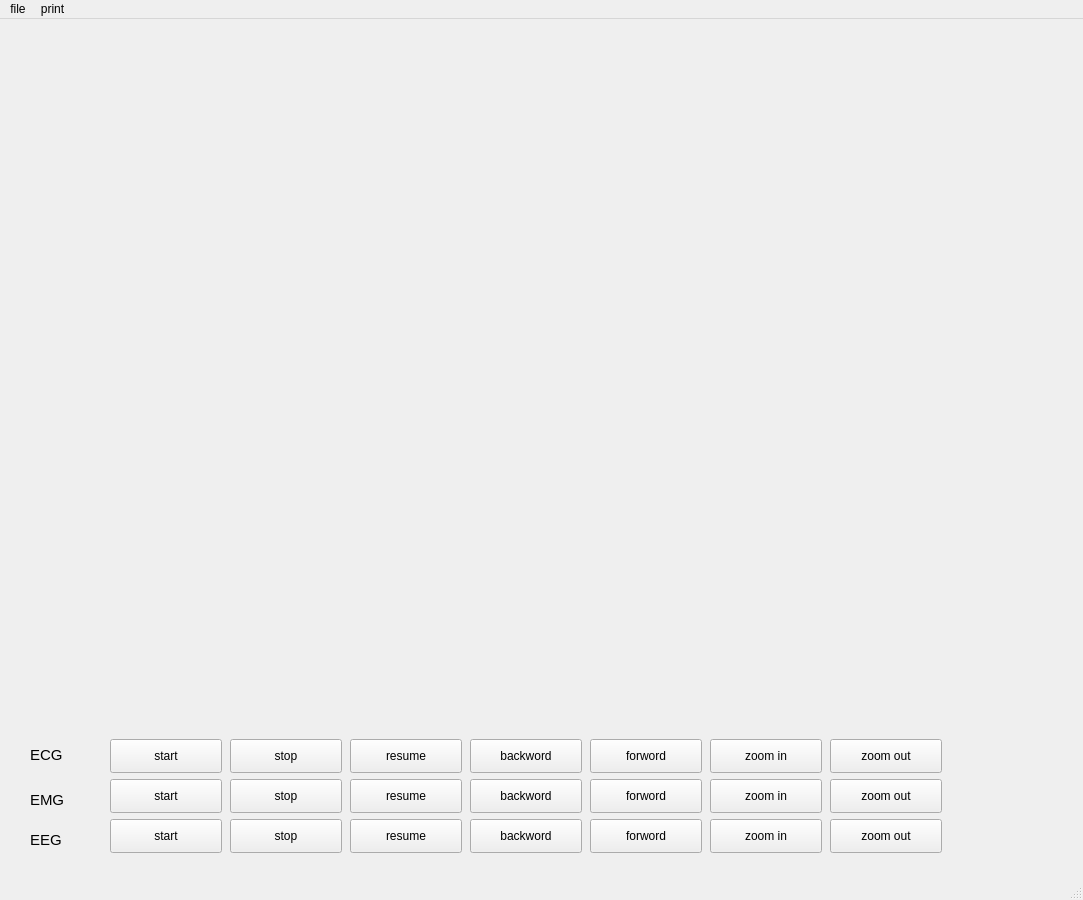
<?xml version="1.0" encoding="UTF-8"?>
<ui version="4.0">
 <class>MainWindow</class>
 <widget class="QMainWindow" name="MainWindow">
  <property name="geometry">
   <rect>
    <x>0</x>
    <y>0</y>
    <width>1083</width>
    <height>900</height>
   </rect>
  </property>
  <property name="windowTitle">
   <string>MainWindow</string>
  </property>
  <property name="styleSheet">
   <string notr="true"/>
  </property>
  <widget class="QWidget" name="centralwidget">
   <widget class="QWidget" name="verticalLayoutWidget">
    <property name="geometry">
     <rect>
      <x>0</x>
      <y>0</y>
      <width>1081</width>
      <height>191</height>
     </rect>
    </property>
    <layout class="QVBoxLayout" name="verticalLayoutecg"/>
   </widget>
   <widget class="QWidget" name="verticalLayoutWidget_2">
    <property name="geometry">
     <rect>
      <x>0</x>
      <y>190</y>
      <width>1081</width>
      <height>191</height>
     </rect>
    </property>
    <layout class="QVBoxLayout" name="verticalLayoutemg"/>
   </widget>
   <widget class="QWidget" name="verticalLayoutWidget_3">
    <property name="geometry">
     <rect>
      <x>0</x>
      <y>380</y>
      <width>1081</width>
      <height>191</height>
     </rect>
    </property>
    <layout class="QVBoxLayout" name="verticalLayouteeg"/>
   </widget>
   <widget class="QPushButton" name="startemg">
    <property name="geometry">
     <rect>
      <x>110</x>
      <y>760</y>
      <width>112</width>
      <height>34</height>
     </rect>
    </property>
    <property name="text">
     <string>start</string>
    </property>
    <property name="shortcut">
     <string>A</string>
    </property>
   </widget>
   <widget class="QPushButton" name="starteeg">
    <property name="geometry">
     <rect>
      <x>110</x>
      <y>800</y>
      <width>112</width>
      <height>34</height>
     </rect>
    </property>
    <property name="text">
     <string>start</string>
    </property>
    <property name="shortcut">
     <string>Z</string>
    </property>
   </widget>
   <widget class="QPushButton" name="backwordemg">
    <property name="geometry">
     <rect>
      <x>470</x>
      <y>760</y>
      <width>112</width>
      <height>34</height>
     </rect>
    </property>
    <property name="text">
     <string>backword</string>
    </property>
    <property name="shortcut">
     <string>F</string>
    </property>
   </widget>
   <widget class="QPushButton" name="backwordecg">
    <property name="geometry">
     <rect>
      <x>470</x>
      <y>720</y>
      <width>112</width>
      <height>34</height>
     </rect>
    </property>
    <property name="text">
     <string>backword</string>
    </property>
    <property name="shortcut">
     <string>R</string>
    </property>
   </widget>
   <widget class="QPushButton" name="resumeecg">
    <property name="geometry">
     <rect>
      <x>350</x>
      <y>720</y>
      <width>112</width>
      <height>34</height>
     </rect>
    </property>
    <property name="text">
     <string>resume</string>
    </property>
    <property name="shortcut">
     <string>E</string>
    </property>
   </widget>
   <widget class="QPushButton" name="resumeemg">
    <property name="geometry">
     <rect>
      <x>350</x>
      <y>760</y>
      <width>112</width>
      <height>34</height>
     </rect>
    </property>
    <property name="text">
     <string>resume</string>
    </property>
    <property name="shortcut">
     <string>D</string>
    </property>
   </widget>
   <widget class="QPushButton" name="resumeeeg">
    <property name="geometry">
     <rect>
      <x>350</x>
      <y>800</y>
      <width>112</width>
      <height>34</height>
     </rect>
    </property>
    <property name="text">
     <string>resume</string>
    </property>
    <property name="shortcut">
     <string>C</string>
    </property>
   </widget>
   <widget class="QPushButton" name="stopecg">
    <property name="geometry">
     <rect>
      <x>230</x>
      <y>720</y>
      <width>112</width>
      <height>34</height>
     </rect>
    </property>
    <property name="text">
     <string>stop</string>
    </property>
    <property name="shortcut">
     <string>W</string>
    </property>
   </widget>
   <widget class="QPushButton" name="stopemg">
    <property name="geometry">
     <rect>
      <x>230</x>
      <y>760</y>
      <width>112</width>
      <height>34</height>
     </rect>
    </property>
    <property name="text">
     <string>stop</string>
    </property>
    <property name="shortcut">
     <string>S</string>
    </property>
   </widget>
   <widget class="QPushButton" name="startecg">
    <property name="geometry">
     <rect>
      <x>110</x>
      <y>720</y>
      <width>112</width>
      <height>34</height>
     </rect>
    </property>
    <property name="text">
     <string>start</string>
    </property>
    <property name="shortcut">
     <string>Q</string>
    </property>
   </widget>
   <widget class="QPushButton" name="stopeeg">
    <property name="geometry">
     <rect>
      <x>230</x>
      <y>800</y>
      <width>112</width>
      <height>34</height>
     </rect>
    </property>
    <property name="text">
     <string>stop</string>
    </property>
    <property name="shortcut">
     <string>X</string>
    </property>
   </widget>
   <widget class="QPushButton" name="zoomineeg">
    <property name="geometry">
     <rect>
      <x>710</x>
      <y>800</y>
      <width>112</width>
      <height>34</height>
     </rect>
    </property>
    <property name="text">
     <string>zoom in</string>
    </property>
    <property name="shortcut">
     <string>N</string>
    </property>
   </widget>
   <widget class="QPushButton" name="zoomoutecg">
    <property name="geometry">
     <rect>
      <x>830</x>
      <y>720</y>
      <width>112</width>
      <height>34</height>
     </rect>
    </property>
    <property name="text">
     <string>zoom out</string>
    </property>
    <property name="shortcut">
     <string>U</string>
    </property>
   </widget>
   <widget class="QPushButton" name="zoominemg">
    <property name="geometry">
     <rect>
      <x>710</x>
      <y>760</y>
      <width>112</width>
      <height>34</height>
     </rect>
    </property>
    <property name="text">
     <string>zoom in</string>
    </property>
    <property name="shortcut">
     <string>H</string>
    </property>
   </widget>
   <widget class="QPushButton" name="zoominecg">
    <property name="geometry">
     <rect>
      <x>710</x>
      <y>720</y>
      <width>112</width>
      <height>34</height>
     </rect>
    </property>
    <property name="text">
     <string>zoom in</string>
    </property>
    <property name="shortcut">
     <string>Y</string>
    </property>
   </widget>
   <widget class="QPushButton" name="forwordeeg">
    <property name="geometry">
     <rect>
      <x>590</x>
      <y>800</y>
      <width>112</width>
      <height>34</height>
     </rect>
    </property>
    <property name="text">
     <string>forword</string>
    </property>
    <property name="shortcut">
     <string>B</string>
    </property>
   </widget>
   <widget class="QPushButton" name="forwordemg">
    <property name="geometry">
     <rect>
      <x>590</x>
      <y>760</y>
      <width>112</width>
      <height>34</height>
     </rect>
    </property>
    <property name="text">
     <string>forword</string>
    </property>
    <property name="shortcut">
     <string>G</string>
    </property>
   </widget>
   <widget class="QPushButton" name="forwordecg">
    <property name="geometry">
     <rect>
      <x>590</x>
      <y>720</y>
      <width>112</width>
      <height>34</height>
     </rect>
    </property>
    <property name="text">
     <string>forword</string>
    </property>
    <property name="shortcut">
     <string>T</string>
    </property>
   </widget>
   <widget class="QPushButton" name="backwordeeg">
    <property name="geometry">
     <rect>
      <x>470</x>
      <y>800</y>
      <width>112</width>
      <height>34</height>
     </rect>
    </property>
    <property name="text">
     <string>backword</string>
    </property>
    <property name="shortcut">
     <string>V</string>
    </property>
   </widget>
   <widget class="QPushButton" name="zoomouteeg">
    <property name="geometry">
     <rect>
      <x>830</x>
      <y>800</y>
      <width>112</width>
      <height>34</height>
     </rect>
    </property>
    <property name="text">
     <string>zoom out</string>
    </property>
    <property name="shortcut">
     <string>M</string>
    </property>
   </widget>
   <widget class="QPushButton" name="zoomoutemg">
    <property name="geometry">
     <rect>
      <x>830</x>
      <y>760</y>
      <width>112</width>
      <height>34</height>
     </rect>
    </property>
    <property name="text">
     <string>zoom out</string>
    </property>
    <property name="shortcut">
     <string>J</string>
    </property>
   </widget>
   <widget class="QLabel" name="label">
    <property name="geometry">
     <rect>
      <x>30</x>
      <y>760</y>
      <width>91</width>
      <height>41</height>
     </rect>
    </property>
    <property name="font">
     <font>
      <pointsize>11</pointsize>
     </font>
    </property>
    <property name="text">
     <string>EMG</string>
    </property>
   </widget>
   <widget class="QLabel" name="label_2">
    <property name="geometry">
     <rect>
      <x>30</x>
      <y>800</y>
      <width>91</width>
      <height>41</height>
     </rect>
    </property>
    <property name="font">
     <font>
      <pointsize>11</pointsize>
     </font>
    </property>
    <property name="text">
     <string>EEG</string>
    </property>
   </widget>
   <widget class="QLabel" name="label_3">
    <property name="geometry">
     <rect>
      <x>30</x>
      <y>720</y>
      <width>91</width>
      <height>31</height>
     </rect>
    </property>
    <property name="font">
     <font>
      <pointsize>11</pointsize>
     </font>
    </property>
    <property name="text">
     <string>ECG</string>
    </property>
   </widget>
  </widget>
  <widget class="QMenuBar" name="menubar">
   <property name="geometry">
    <rect>
     <x>0</x>
     <y>0</y>
     <width>1083</width>
     <height>31</height>
    </rect>
   </property>
   <widget class="QMenu" name="menufile">
    <property name="title">
     <string>file</string>
    </property>
    <addaction name="actionopen_ecg"/>
    <addaction name="actionopen_EEG"/>
    <addaction name="actionopen_EMG"/>
   </widget>
   <widget class="QMenu" name="menuprint">
    <property name="title">
     <string>print</string>
    </property>
    <addaction name="actionexport_PDF"/>
   </widget>
   <addaction name="menufile"/>
   <addaction name="menuprint"/>
  </widget>
  <widget class="QStatusBar" name="statusbar"/>
  <action name="actionopen_ecg">
   <property name="text">
    <string>open ECG</string>
   </property>
   <property name="shortcut">
    <string>1</string>
   </property>
  </action>
  <action name="actionopen_EEG">
   <property name="text">
    <string>open EEG</string>
   </property>
   <property name="shortcut">
    <string>2</string>
   </property>
  </action>
  <action name="actionopen_EMG">
   <property name="text">
    <string>open EMG</string>
   </property>
   <property name="shortcut">
    <string>3</string>
   </property>
  </action>
  <action name="actionExport_report">
   <property name="text">
    <string>Export report</string>
   </property>
  </action>
  <action name="actionexport_PDF">
   <property name="text">
    <string>export PDF</string>
   </property>
   <property name="shortcut">
    <string>P</string>
   </property>
  </action>
 </widget>
 <resources/>
 <connections/>
</ui>
